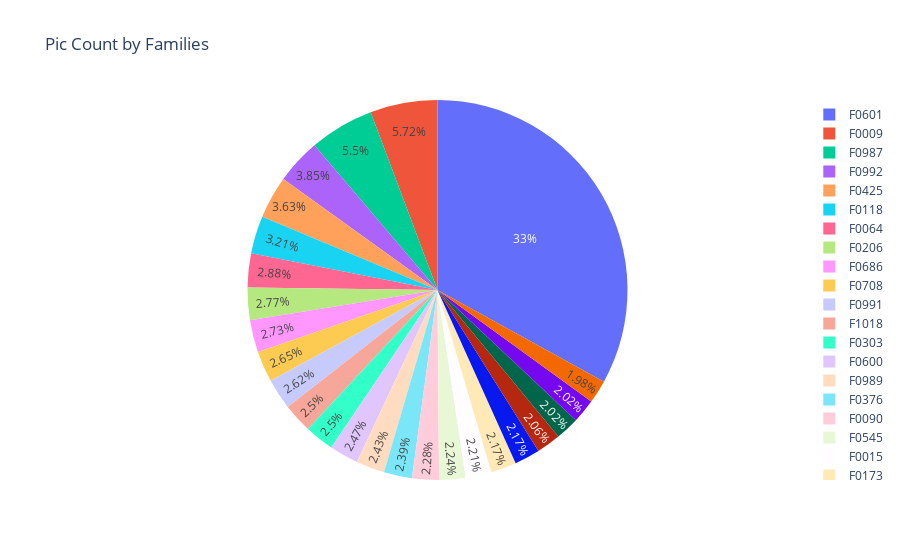

The code cell stored with this chart in its notebook:
### Code cell
family_series = family_with_most_pic[:25]
labels = (np.array(family_series.index))
sizes = (np.array((family_series / family_with_most_pic.sum()) * 100))

trace = go.Pie(labels=labels, values=sizes)
layout = go.Layout(title='Pic Count by Families')
data = [trace]
fig = go.Figure(data=data, layout=layout)
py.iplot(fig, filename='Families')

### Figure 1 — Plotly figure (JSON) as saved in the notebook; plotly's stock layout.template omitted (floating-point values rounded to 4 significant figures)
{"data": [{"labels": ["F0601", "F0009", "F0987", "F0992", "F0425", "F0118", "F0064", "F0206", "F0686", "F0708", "F0991", "F1018", "F0303", "F0600", "F0989", "F0376", "F0090", "F0545", "F0015", "F0173", "F0552", "F0729", "F0128", "F0790", "F0088"], "type": "pie", "values": [5.573, 0.9656, 0.9277, 0.65, 0.6122, 0.5428, 0.486, 0.467, 0.4607, 0.4481, 0.4418, 0.4228, 0.4228, 0.4165, 0.4102, 0.4039, 0.385, 0.3787, 0.3724, 0.366, 0.366, 0.3471, 0.3408, 0.3408, 0.3345]}], "layout": {"title": {"text": "Pic Count by Families"}}}
